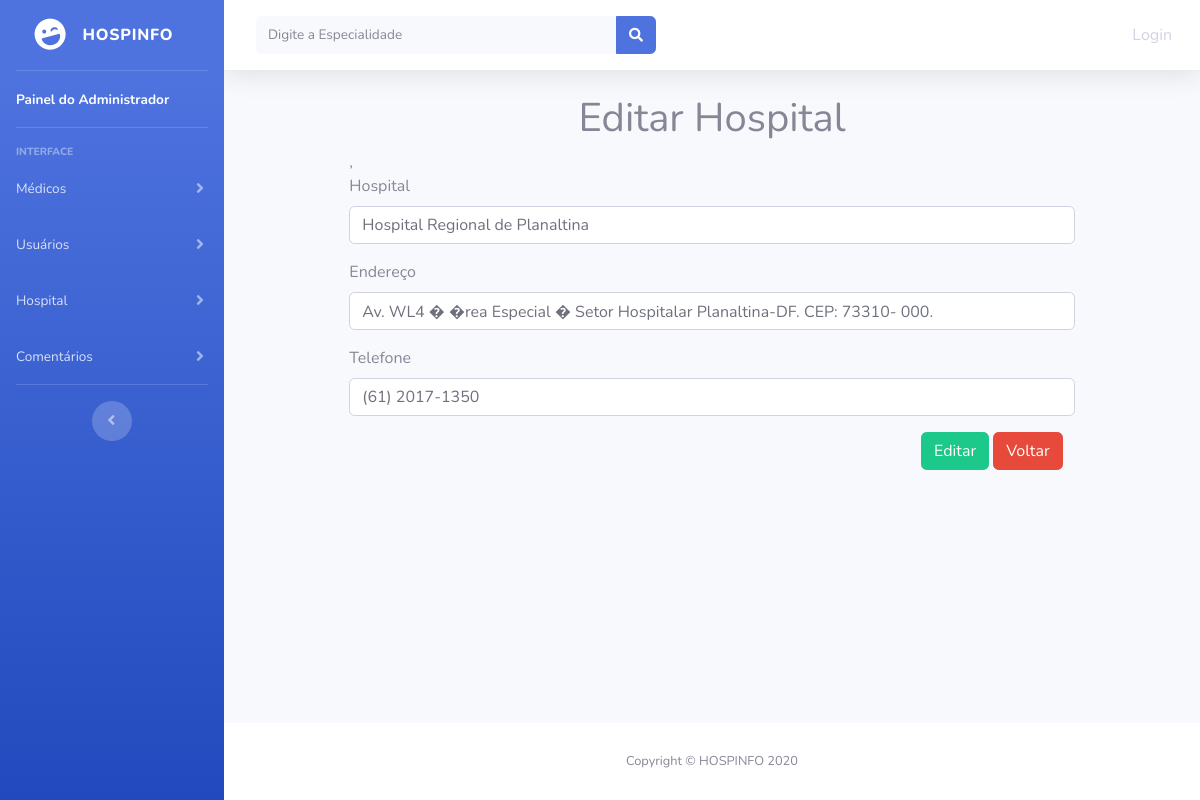
/editar-hospital.php?acao=editar&id_hospital=2, run on the app's committed database.
### tables this page shows
CREATE TABLE hospital (
id_hospital INTEGER AUTO_INCREMENT PRIMARY KEY,
nome_hospital VARCHAR(250),
endereco_hospital VARCHAR(250),
telefone_hospital VARCHAR(250)
);

### editar-hospital.php (the view, shortened to what this page needs)
<?php
  include("conexao.php");
?>
<!DOCTYPE html>
<html lang="en">
<head>
  <link href="vendor/fontawesome-free/css/all.min.css" rel="stylesheet" type="text/css">
  <link href="css/sb-admin-2.min.css" rel="stylesheet">
</head>
<body id="page-top">
  <div id="wrapper">
    <ul class="navbar-nav bg-gradient-primary sidebar sidebar-dark accordion" id="accordionSidebar">
      <a class="sidebar-brand d-flex align-items-center justify-content-center" href="index.html">
        <div class="sidebar-brand-icon rotate-n-15">
          <i class="fas fa-laugh-wink"></i>
        </div>
        <div class="sidebar-brand-text mx-3">HOSPINFO</div>
      </a>
      <hr class="sidebar-divider my-0">
      <li class="nav-item active">
        <a class="nav-link" href="administrador.php">
          <span>Painel do Administrador</span></a>
      </li>
      <hr class="sidebar-divider">
      <div class="sidebar-heading">
        Interface
      </div>
      <li class="nav-item">
        <a class="nav-link collapsed" href="#" data-toggle="collapse" data-target="#collapseTwo" aria-expanded="true" aria-controls="collapseTwo">
          <span>Médicos</span>
        </a>
      </li>
      <li class="nav-item">
        <a class="nav-link collapsed" href="#" data-toggle="collapse" data-target="#collapseUtilities" aria-expanded="true" aria-controls="collapseUtilities">
          <span>Usuários</span>
        </a>
      </li>
      <li class="nav-item">
        <a class="nav-link collapsed" href="#" data-toggle="collapse" data-target="#collapsePages" aria-expanded="true" aria-controls="collapsePages">
          <span>Hospital</span>
        </a>
      </li>
      <li class="nav-item">
        <a class="nav-link collapsed" href="#" data-toggle="collapse" data-target="#collapsePages" aria-expanded="true" aria-controls="collapsePages">
          <span>Comentários</span>
        </a>
      </li>
      <hr class="sidebar-divider d-none d-md-block">
      <div class="text-center d-none d-md-inline">
        <button class="rounded-circle border-0" id="sidebarToggle"></button>
      </div>
    </ul>
    <div id="content-wrapper" class="d-flex flex-column">
      <div id="content">
        <nav class="navbar navbar-expand navbar-light bg-white topbar mb-4 static-top shadow">
          <form class="d-none d-sm-inline-block form-inline mr-auto ml-md-3 my-2 my-md-0 mw-100 navbar-search">
            <div class="input-group">
              <input type="text" class="form-control bg-light border-0 small" placeholder="Digite a Especialidade" aria-label="Search" aria-describedby="basic-addon2">
              <div class="input-group-append">
                <button class="btn btn-primary" type="button">
                  <i class="fas fa-search fa-sm"></i>
                </button>
              </div>
            </div>
          </form>
          <ul class="navbar-nav ml-auto">
            <?php
              if(empty($_SESSION['usuarioNome'])){
            ?>
              <li class="nav-item active">
                <a class="nav-link" href="login.php">Login</a>
              </li>
            <?php
              };
            ?>
          </ul>
        </nav>
        <div class="container-fluid">
          <div class="container col-md-10">
            <h1><center>Editar Hospital</center></h1>,
            <?php
              $sql = "SELECT * FROM hospital WHERE id_hospital =".$_REQUEST["id_hospital"];
              $res = $conn->query($sql);
              $row = $res->fetch_assoc();
            ?>
            <form action="manter-hospital.php" method="POST" name="formuser">
              <div class="form-group">
                <label>Hospital</label>
                <input type="text" name="nome_hospital" class="form-control" value="<?php print $row["nome_hospital"]; ?>">
              </div>
              <div class="form-group">
                <label>Endereço</label>
                <input type="text" name="endereco_hospital" class="form-control" value="<?php print $row["endereco_hospital"]; ?>">
              </div>
              <div class="form-group">
                <label>Telefone</label>
                <input type="text" name="telefone_hospital" class="form-control" value="<?php print $row["telefone_hospital"]; ?>">
              </div>
              <div class="col-lg-12" style="text-align: right;">
                <button type="submit" class="btn btn-success">Editar</button>
                <button type="button" class="btn btn-danger" onclick="history.go(-1);">Voltar</button>
              </div>
            </form>
          </div>
        </div>
      </div>
      <footer class="sticky-footer bg-white">
          <div class="container my-auto">
            <div class="copyright text-center my-auto">
              <span>Copyright &copy; HOSPINFO 2020</span>
            </div>
          </div>
        </footer>
    </div>
  </div>
</body>
</html>

### data on the page
hospital: nome_hospital "Hospital Regional de Planaltina", endereco_hospital "Av. WL4 � �rea Especial � Setor Hospitalar Planaltina-DF. CEP: 73310- 000.", telefone_hospital "(61) 2017-1350"
